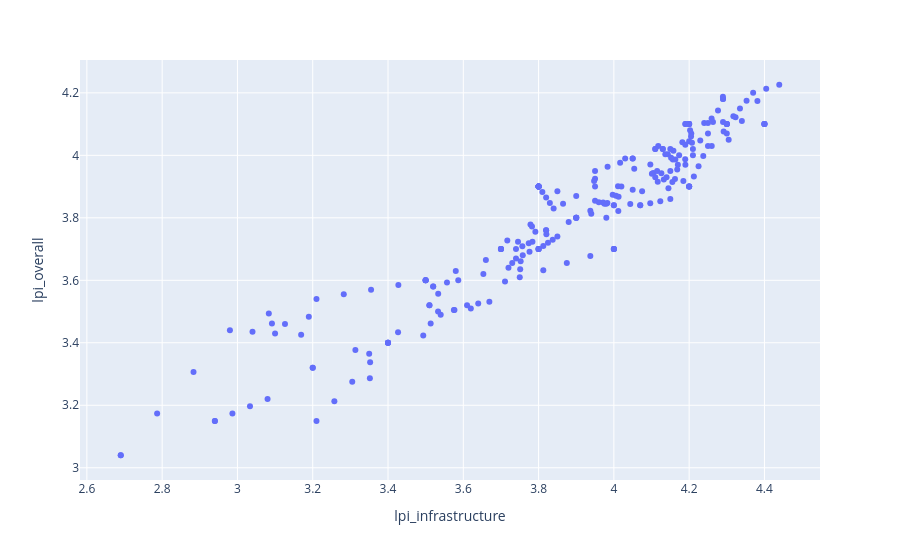

Notebook code cell kept with this figure:
### Code cell
fig = px.scatter(
    data,
    x="lpi_infrastructure",
    y="lpi_overall")

fig.show()

### Figure 1 — Plotly figure (JSON) as saved in the notebook; plotly's stock layout.template omitted (floating-point values rounded to 4 significant figures; data arrays with more than 128 entries replaced by an {"elided": "..."} marker saying what was removed)
{"data": [{"hovertemplate": "lpi_infrastructure=%{x}<br>lpi_overall=%{y}<extra></extra>", "legendgroup": "", "marker": {"color": "#636efa", "symbol": "circle"}, "mode": "markers", "name": "", "orientation": "v", "showlegend": false, "type": "scatter", "x": {"elided": "240 float values"}, "xaxis": "x", "y": {"elided": "240 float values"}, "yaxis": "y"}], "layout": {"legend": {"tracegroupgap": 0}, "margin": {"t": 60}, "xaxis": {"anchor": "y", "domain": [0, 1], "title": {"text": "lpi_infrastructure"}}, "yaxis": {"anchor": "x", "domain": [0, 1], "title": {"text": "lpi_overall"}}}}
